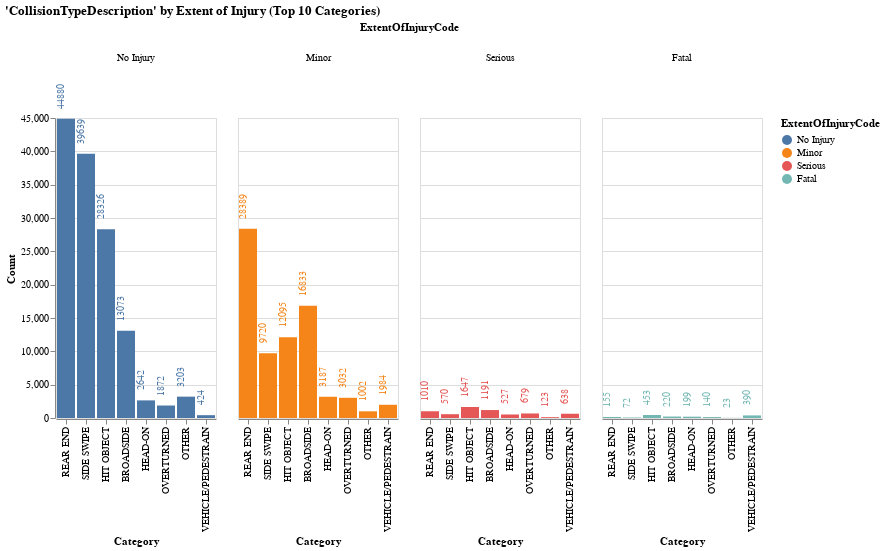
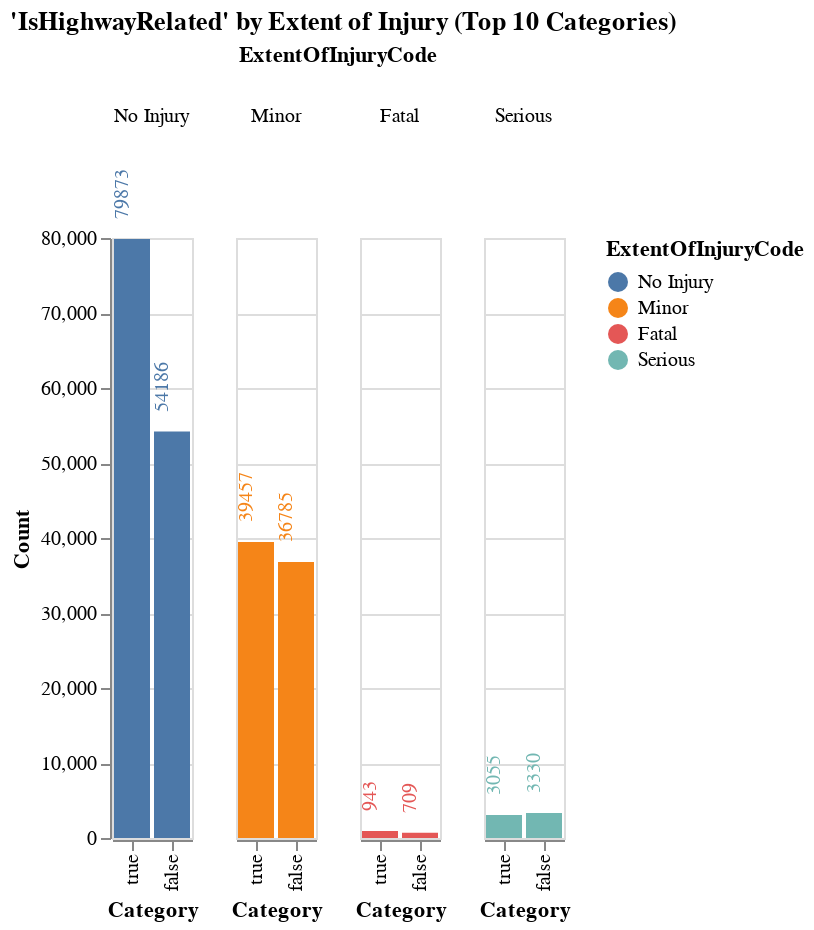
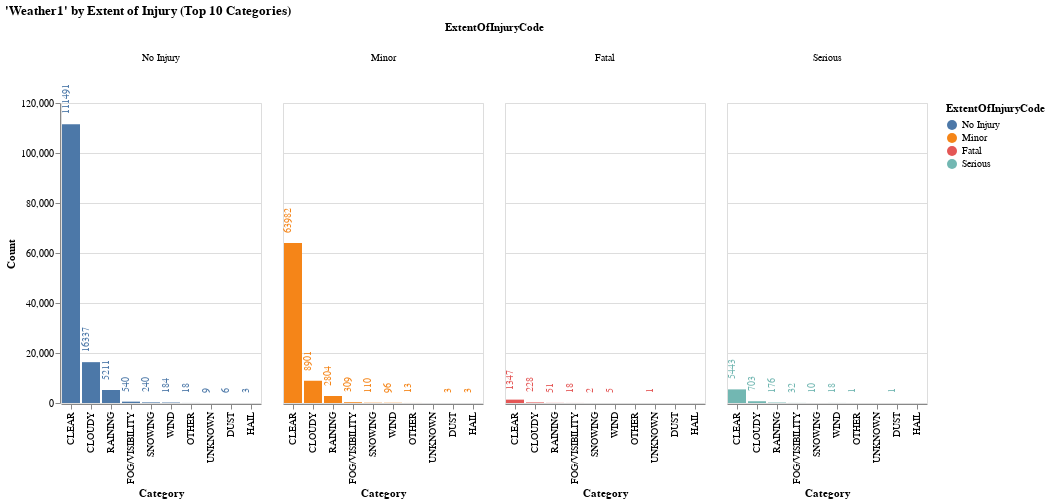
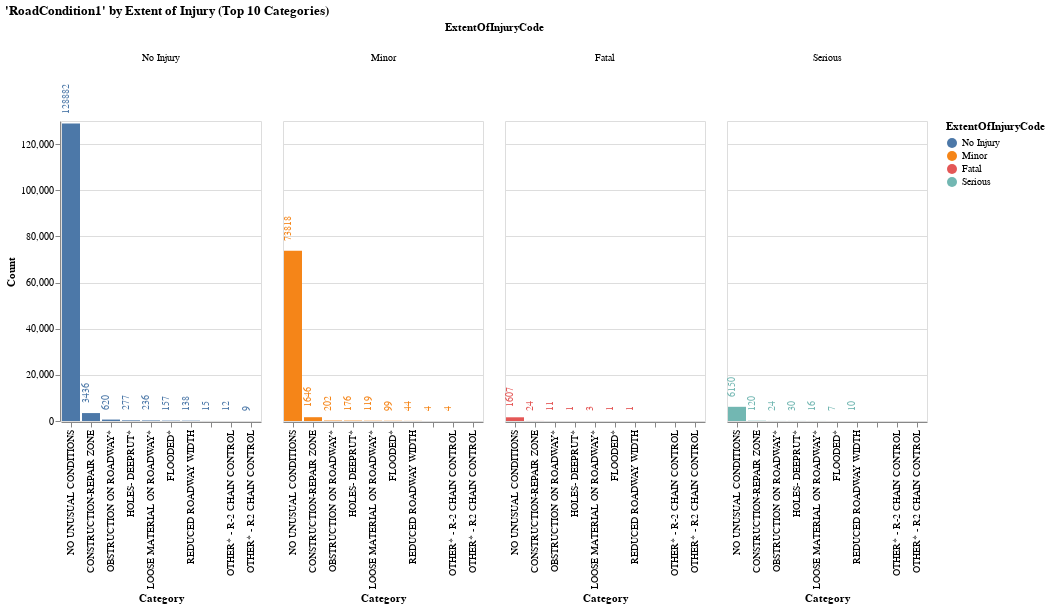

Notebook code for these charts, in order:
### Markdown cell above
Due to limitation in the prior iteration of plots for variables in list, below are the plots for these listed variables.

*Please note that the total count will not equal the total number of samples since there are several samples will multiple values. The total count will vary across each resulting plot for the list-style features below.*

### Code cell
# Separate categorical features into groups based on whether its a list or not
clear_vars = [
    'CollisionTypeDescription', 'IsHighwayRelated',
    'Weather1', 'RoadCondition1', 'LightingDescription'
]

list_style_vars = [
    'MovementPrecCollDescription', 'AirbagDescription',
    'SafetyEquipmentDescription', 'SobrietyDrugPhysicalDescription1',
    'SpecialInformation'
]

all_vars = clear_vars + list_style_vars # combine into a single variable

train_df['ExtentOfInjuryCode'] = pd.Categorical(
    train_df['ExtentOfInjuryCode'],
    categories=injury_order,
    ordered=True
)

# Iterate through all input variables
for col in all_vars:
    # 1 - Initialize a dictionary to hold (category, injury extent) pairs
    count_dict = defaultdict(Counter)

    # 2 - Iterate through feature values and output values to gather counts
    # Logic for list-style vars
    if col in list_style_vars:
        for _, row in train_df[[col, 'ExtentOfInjuryCode']].iterrows():
            val = row[col]
            injury = row['ExtentOfInjuryCode']

            if pd.isna(val) or pd.isna(injury):
                continue

            try:
                parsed = ast.literal_eval(val)
            except (ValueError, SyntaxError):
                continue

            if isinstance(parsed, list):
                for v in parsed:
                    if isinstance(v, (str, int, float)):
                        count_dict[v][injury] += 1
            elif isinstance(parsed, (str, int, float)):
                count_dict[parsed][injury] += 1

    # Logic for normal (clear) vars
    else:
        for _, row in train_df[[col, 'ExtentOfInjuryCode']].iterrows():
            values = row[col]
            injury = row['ExtentOfInjuryCode']

            if isinstance(values, list):
                for val in values:
                    if isinstance(val, (str, int, float)):
                        count_dict[val][injury] += 1
            elif isinstance(values, (str, int, float)):
                count_dict[values][injury] += 1


    # Get top 10 most common categories
    total_counts = {k: sum(v.values()) for k, v in count_dict.items()}
    top_10 = sorted(total_counts, key=total_counts.get, reverse=True)[:10]

    # Prepare DataFrame
    chart_data = []
    for cat in top_10:
        for injury, count in count_dict[cat].items():
            chart_data.append({
                'Category': cat,
                'ExtentOfInjuryCode': injury,
                'Count': count
            })


    df_chart = pd.DataFrame(chart_data)
    df_chart['ExtentOfInjuryCode'] = pd.Categorical(
        df_chart['ExtentOfInjuryCode'],
        categories=injury_order,
        ordered=True
      )

    # Plot
    base = alt.Chart(df_chart).encode(
        x=alt.X('Category:N', sort='-y'),
        y='Count:Q',
        color=alt.Color('ExtentOfInjuryCode:N', sort=injury_order)
    )

    final_chart = (base.mark_bar() + base.mark_text(
        align='left',
        baseline='bottom',
        dx=10,
        fontSize=10,
        angle=270
    ).encode(
        text=alt.Text('Count:Q')
    )).facet(
        column=alt.Column('ExtentOfInjuryCode:N',
                          sort=injury_order,
                          header=alt.Header(labelAngle=0))
    ).properties(
        title=f"'{col}' by Extent of Injury (Top 10 Categories)"
    )

    final_chart.display()
